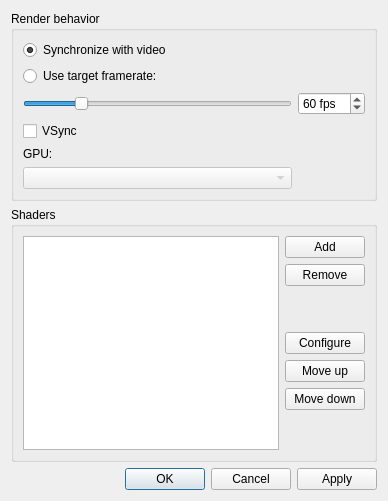
<?xml version="1.0" encoding="UTF-8"?>
<ui version="4.0">
 <class>VulkanShaderManagerDialog</class>
 <widget class="QDialog" name="VulkanShaderManagerDialog">
  <property name="geometry">
   <rect>
    <x>0</x>
    <y>0</y>
    <width>400</width>
    <height>465</height>
   </rect>
  </property>
  <property name="windowTitle">
   <string>Shader Manager</string>
  </property>
  <layout class="QGridLayout" name="gridLayout">
   <property name="sizeConstraint">
    <enum>QLayout::SetFixedSize</enum>
   </property>
   <item row="0" column="0">
    <widget class="QGroupBox" name="groupBox">
     <property name="title">
      <string>Render behavior</string>
     </property>
     <layout class="QGridLayout" name="gridLayout_2">
      <property name="sizeConstraint">
       <enum>QLayout::SetDefaultConstraint</enum>
      </property>
      <item row="4" column="0">
       <widget class="QLabel" name="labelGPU">
        <property name="text">
         <string>GPU:</string>
        </property>
       </widget>
      </item>
      <item row="2" column="1">
       <widget class="QSpinBox" name="targetFrameRate">
        <property name="suffix">
         <string> fps</string>
        </property>
        <property name="minimum">
         <number>15</number>
        </property>
        <property name="maximum">
         <number>240</number>
        </property>
        <property name="value">
         <number>60</number>
        </property>
       </widget>
      </item>
      <item row="0" column="0">
       <widget class="QRadioButton" name="radioButtonVideoSync">
        <property name="text">
         <string>Synchronize with video</string>
        </property>
        <property name="checked">
         <bool>true</bool>
        </property>
       </widget>
      </item>
      <item row="3" column="0">
       <widget class="QCheckBox" name="checkBoxVSync">
        <property name="text">
         <string>VSync</string>
        </property>
       </widget>
      </item>
      <item row="1" column="0">
       <widget class="QRadioButton" name="radioButtonTargetFramerate">
        <property name="text">
         <string>Use target framerate:</string>
        </property>
       </widget>
      </item>
      <item row="2" column="0">
       <widget class="QSlider" name="horizontalSliderFramerate">
        <property name="minimum">
         <number>15</number>
        </property>
        <property name="maximum">
         <number>240</number>
        </property>
        <property name="value">
         <number>60</number>
        </property>
        <property name="orientation">
         <enum>Qt::Horizontal</enum>
        </property>
        <property name="invertedAppearance">
         <bool>false</bool>
        </property>
        <property name="invertedControls">
         <bool>false</bool>
        </property>
       </widget>
      </item>
      <item row="5" column="0">
       <widget class="QComboBox" name="comboBoxGPU">
        <property name="enabled">
         <bool>false</bool>
        </property>
       </widget>
      </item>
     </layout>
    </widget>
   </item>
   <item row="1" column="0">
    <widget class="QGroupBox" name="groupBoxShaders">
     <property name="title">
      <string>Shaders</string>
     </property>
     <layout class="QHBoxLayout" name="horizontalLayout">
      <property name="sizeConstraint">
       <enum>QLayout::SetFixedSize</enum>
      </property>
      <item>
       <widget class="QListWidget" name="shaderListWidget">
        <property name="dragDropMode">
         <enum>QAbstractItemView::InternalMove</enum>
        </property>
        <property name="selectionBehavior">
         <enum>QAbstractItemView::SelectItems</enum>
        </property>
       </widget>
      </item>
      <item>
       <layout class="QVBoxLayout" name="verticalLayout">
        <property name="sizeConstraint">
         <enum>QLayout::SetFixedSize</enum>
        </property>
        <item>
         <widget class="QPushButton" name="buttonAdd">
          <property name="text">
           <string>Add</string>
          </property>
         </widget>
        </item>
        <item>
         <widget class="QPushButton" name="buttonRemove">
          <property name="text">
           <string>Remove</string>
          </property>
         </widget>
        </item>
        <item>
         <spacer name="verticalSpacer">
          <property name="orientation">
           <enum>Qt::Vertical</enum>
          </property>
          <property name="sizeHint" stdset="0">
           <size>
            <width>20</width>
            <height>40</height>
           </size>
          </property>
         </spacer>
        </item>
        <item>
         <widget class="QPushButton" name="buttonConfigure">
          <property name="enabled">
           <bool>true</bool>
          </property>
          <property name="text">
           <string>Configure</string>
          </property>
         </widget>
        </item>
        <item>
         <widget class="QPushButton" name="buttonMoveUp">
          <property name="text">
           <string>Move up</string>
          </property>
         </widget>
        </item>
        <item>
         <widget class="QPushButton" name="buttonMoveDown">
          <property name="text">
           <string>Move down</string>
          </property>
         </widget>
        </item>
        <item>
         <spacer name="verticalSpacer_2">
          <property name="orientation">
           <enum>Qt::Vertical</enum>
          </property>
          <property name="sizeHint" stdset="0">
           <size>
            <width>20</width>
            <height>40</height>
           </size>
          </property>
         </spacer>
        </item>
       </layout>
      </item>
     </layout>
    </widget>
   </item>
   <item row="2" column="0">
    <widget class="QDialogButtonBox" name="buttonBox">
     <property name="orientation">
      <enum>Qt::Horizontal</enum>
     </property>
     <property name="standardButtons">
      <set>QDialogButtonBox::Apply|QDialogButtonBox::Cancel|QDialogButtonBox::Ok</set>
     </property>
     <property name="centerButtons">
      <bool>false</bool>
     </property>
    </widget>
   </item>
  </layout>
 </widget>
 <resources/>
 <connections/>
</ui>
